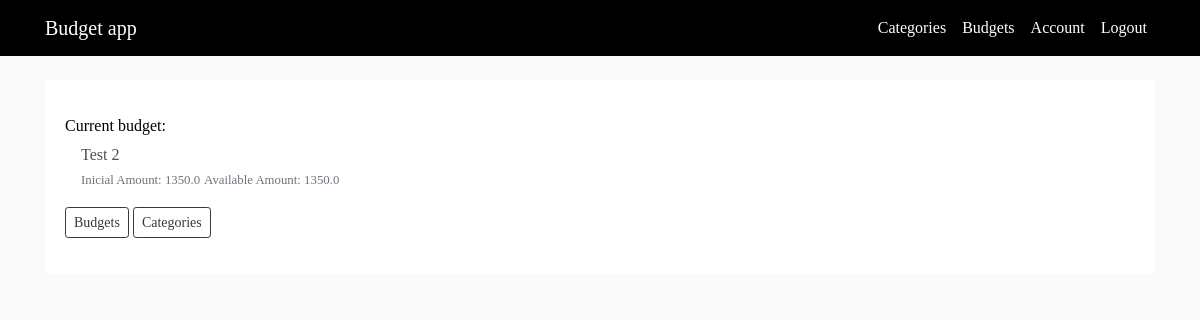
The page / (signed in) on the database as committed earlier.
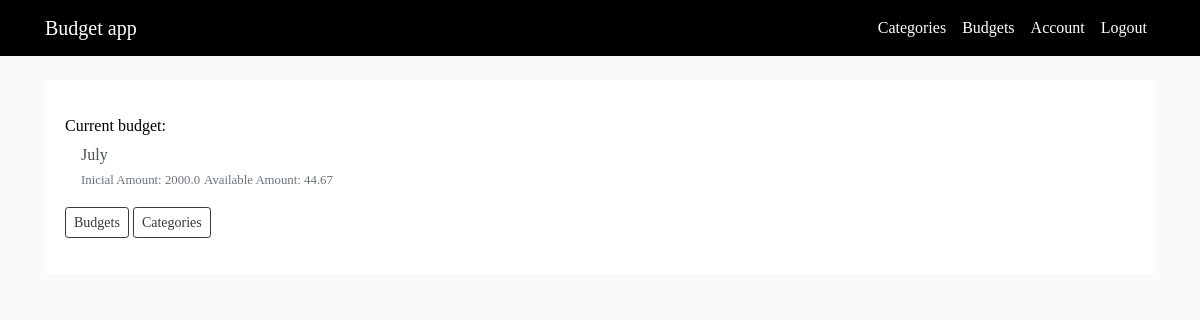
The same page on the database as committed later.
### budget_app/models.py (models this page shows, shortened)
class Budget(db.Model):
    id  = db.Column(db.Integer,primary_key=True)
    name = db.Column(db.String)
    inicial_amount = db.Column(db.Float)
    saving_amount = db.Column(db.Float,nullable=True,default=0)
    available_amount = db.Column(db.Float,nullable=True,default=0)
    user_id = db.Column(db.Integer,db.ForeignKey('user.id'),nullable=False)

### budget_app/routes.py (the view)
@app.route('/home')
@app.route('/')
def home():
    b = ''
    if current_user.is_authenticated:
        b = Budget.query.filter_by(user_id=current_user.id).order_by(Budget.id.desc()).first()
    return render_template('home.html',budget=b)

### budget_app/models.py (called while the page is built)
@login_manager.user_loader
def load_user(user_id):
    return User.query.get(int(user_id))

### budget_app/templates/home.html
{% extends "layout.html" %}
{% block content %}
<div class="" style="background-color: white;">
    <div class="card-body">
        {% if budget %}
        <div class="mt-3 mb-3">
            <h6>Current budget:</h6>
            <div class="list-group">
                <a href="{{ url_for('budget',budget_id=budget.id) }}" class="list-group-item-action ml-3">
                    <div>
                        {{ budget.name }}
                    </div>
                    <small class="text-muted">Inicial Amount: {{(budget.inicial_amount | round(2))}}</small>
                    <small class="text-muted">Available Amount: {{(budget.available_amount | round(2))}}</small>
                </a>
            </div>
        </div>
        {% endif %}
        <div class="mt-3 mb-3">
            {% if current_user.is_authenticated %}
                <a class="btn btn-sm btn-outline-dark" role="button" href="{{ url_for('budgets') }}">Budgets</a>
                <a class="btn btn-sm btn-outline-dark" role="button" href="{{ url_for('categories') }}">Categories</a>
            {% else %}
                <p>You need to login to be able to use the system.</p>
                <a class="btn btn-sm btn-outline-dark" role="button" href="{{ url_for('login') }}">Login</a>
            {% endif %}
        </div>
    </div>
</div>
{% endblock %}

Rows that differ between the two databases and show on the page:
removed Budget: name "Test 2", inicial_amount "1350.0", available_amount "1350.0"
now on this page (row edited): Budget: name "July", inicial_amount "2000.0", available_amount "44.67"
